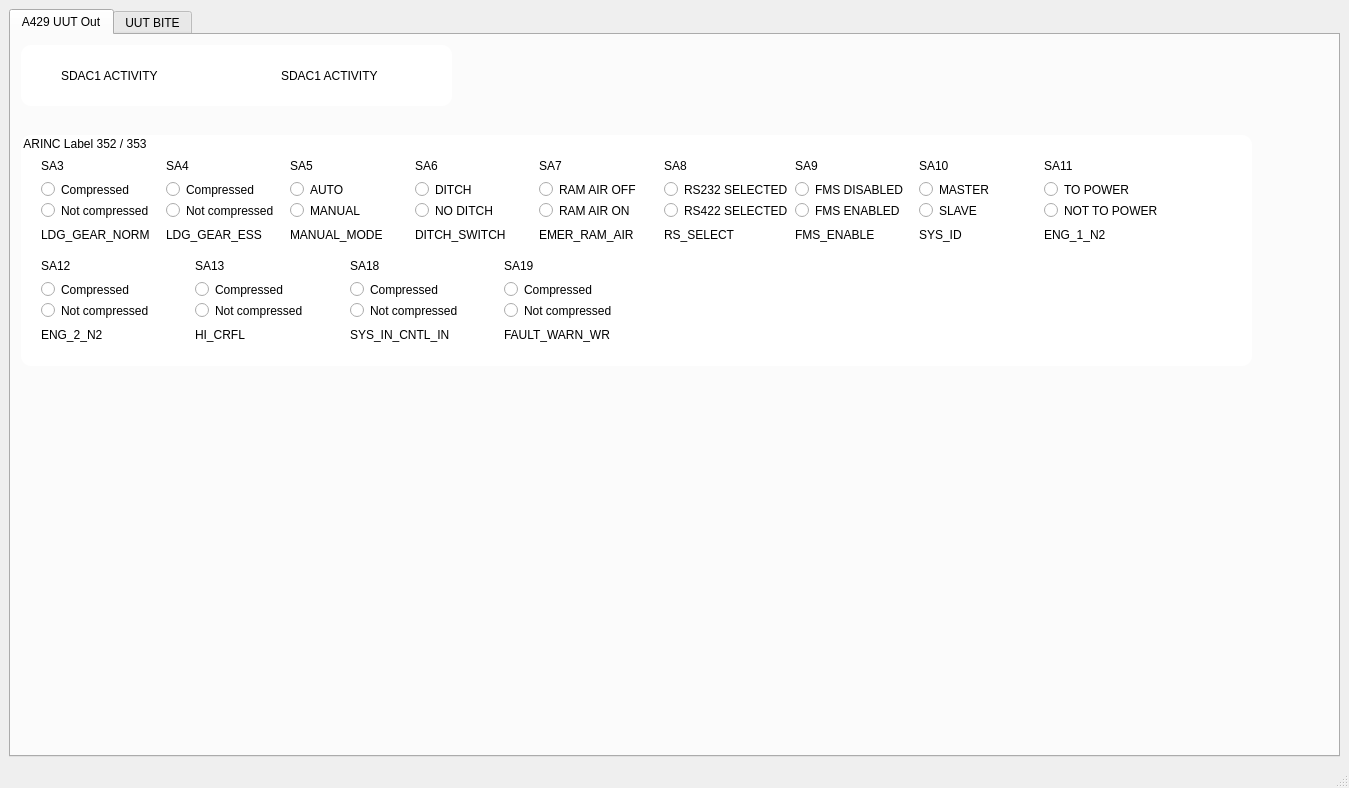
<?xml version="1.0" encoding="UTF-8"?>
<ui version="4.0">
 <class>MainWindow</class>
 <widget class="QMainWindow" name="MainWindow">
  <property name="geometry">
   <rect>
    <x>0</x>
    <y>0</y>
    <width>1349</width>
    <height>788</height>
   </rect>
  </property>
  <property name="maximumSize">
   <size>
    <width>16777215</width>
    <height>16777215</height>
   </size>
  </property>
  <property name="baseSize">
   <size>
    <width>1920</width>
    <height>1080</height>
   </size>
  </property>
  <property name="windowTitle">
   <string>MainWindow</string>
  </property>
  <widget class="QWidget" name="centralwidget">
   <layout class="QGridLayout" name="gridLayout">
    <item row="0" column="0">
     <widget class="QTabWidget" name="tabWidget">
      <property name="minimumSize">
       <size>
        <width>0</width>
        <height>0</height>
       </size>
      </property>
      <property name="currentIndex">
       <number>0</number>
      </property>
      <widget class="QWidget" name="tab">
       <attribute name="title">
        <string>A429 UUT Out</string>
       </attribute>
       <widget class="QFrame" name="SDAC_Frame">
        <property name="geometry">
         <rect>
          <x>10</x>
          <y>10</y>
          <width>431</width>
          <height>61</height>
         </rect>
        </property>
        <property name="styleSheet">
         <string notr="true">background-color: rgb(255, 255, 255);
font: 75 10pt &quot;Leelawadee UI&quot;;
border-radius: 10px;</string>
        </property>
        <property name="frameShape">
         <enum>QFrame::StyledPanel</enum>
        </property>
        <property name="frameShadow">
         <enum>QFrame::Raised</enum>
        </property>
        <widget class="QWidget" name="layoutWidget">
         <property name="geometry">
          <rect>
           <x>260</x>
           <y>10</y>
           <width>151</width>
           <height>41</height>
          </rect>
         </property>
         <layout class="QHBoxLayout" name="horizontalLayout_2">
          <item>
           <widget class="QLabel" name="label_2">
            <property name="text">
             <string>SDAC1 ACTIVITY</string>
            </property>
           </widget>
          </item>
          <item>
           <widget class="QWidget" name="widget_2" native="true"/>
          </item>
         </layout>
        </widget>
        <widget class="QWidget" name="">
         <property name="geometry">
          <rect>
           <x>40</x>
           <y>10</y>
           <width>151</width>
           <height>41</height>
          </rect>
         </property>
         <layout class="QHBoxLayout" name="horizontalLayout">
          <item>
           <widget class="QLabel" name="label">
            <property name="text">
             <string>SDAC1 ACTIVITY</string>
            </property>
           </widget>
          </item>
          <item>
           <widget class="QWidget" name="widget" native="true"/>
          </item>
         </layout>
        </widget>
       </widget>
       <widget class="QGroupBox" name="groupBox">
        <property name="geometry">
         <rect>
          <x>10</x>
          <y>100</y>
          <width>1231</width>
          <height>231</height>
         </rect>
        </property>
        <property name="styleSheet">
         <string notr="true">background-color: rgb(255, 255, 255);
font: 75 10pt &quot;Leelawadee UI&quot;;
border-radius: 10px;</string>
        </property>
        <property name="title">
         <string>ARINC Label 352 / 353</string>
        </property>
        <widget class="QWidget" name="layoutWidget_10">
         <property name="geometry">
          <rect>
           <x>20</x>
           <y>120</y>
           <width>611</width>
           <height>90</height>
          </rect>
         </property>
         <layout class="QGridLayout" name="gridLayout_12">
          <item row="0" column="1">
           <layout class="QGridLayout" name="gridLayout_18">
            <item row="1" column="0">
             <widget class="QRadioButton" name="radioButton_29">
              <property name="text">
               <string>Compressed</string>
              </property>
             </widget>
            </item>
            <item row="0" column="0">
             <widget class="QLabel" name="label_17">
              <property name="text">
               <string>SA13</string>
              </property>
             </widget>
            </item>
            <item row="2" column="0">
             <widget class="QRadioButton" name="radioButton_30">
              <property name="text">
               <string>Not compressed</string>
              </property>
             </widget>
            </item>
            <item row="3" column="0">
             <widget class="QLabel" name="label_35">
              <property name="text">
               <string>HI_CRFL</string>
              </property>
             </widget>
            </item>
           </layout>
          </item>
          <item row="0" column="3">
           <layout class="QGridLayout" name="gridLayout_20">
            <item row="2" column="0">
             <widget class="QRadioButton" name="radioButton_34">
              <property name="text">
               <string>Not compressed</string>
              </property>
             </widget>
            </item>
            <item row="0" column="0">
             <widget class="QLabel" name="label_19">
              <property name="text">
               <string>SA19</string>
              </property>
             </widget>
            </item>
            <item row="1" column="0">
             <widget class="QRadioButton" name="radioButton_33">
              <property name="text">
               <string>Compressed</string>
              </property>
             </widget>
            </item>
            <item row="3" column="0">
             <widget class="QLabel" name="label_37">
              <property name="text">
               <string>FAULT_WARN_WR</string>
              </property>
             </widget>
            </item>
           </layout>
          </item>
          <item row="0" column="2">
           <layout class="QGridLayout" name="gridLayout_19">
            <item row="2" column="0">
             <widget class="QRadioButton" name="radioButton_32">
              <property name="text">
               <string>Not compressed</string>
              </property>
             </widget>
            </item>
            <item row="0" column="0">
             <widget class="QLabel" name="label_18">
              <property name="text">
               <string>SA18</string>
              </property>
             </widget>
            </item>
            <item row="1" column="0">
             <widget class="QRadioButton" name="radioButton_31">
              <property name="text">
               <string>Compressed</string>
              </property>
             </widget>
            </item>
            <item row="3" column="0">
             <widget class="QLabel" name="label_36">
              <property name="text">
               <string>SYS_IN_CNTL_IN</string>
              </property>
             </widget>
            </item>
           </layout>
          </item>
          <item row="0" column="0">
           <layout class="QGridLayout" name="gridLayout_17">
            <item row="1" column="0">
             <widget class="QRadioButton" name="radioButton_27">
              <property name="text">
               <string>Compressed</string>
              </property>
             </widget>
            </item>
            <item row="0" column="0">
             <widget class="QLabel" name="label_16">
              <property name="text">
               <string>SA12</string>
              </property>
             </widget>
            </item>
            <item row="2" column="0">
             <widget class="QRadioButton" name="radioButton_28">
              <property name="text">
               <string>Not compressed</string>
              </property>
             </widget>
            </item>
            <item row="3" column="0">
             <widget class="QLabel" name="label_34">
              <property name="text">
               <string>ENG_2_N2</string>
              </property>
             </widget>
            </item>
           </layout>
          </item>
         </layout>
        </widget>
        <widget class="QWidget" name="">
         <property name="geometry">
          <rect>
           <x>20</x>
           <y>20</y>
           <width>1121</width>
           <height>90</height>
          </rect>
         </property>
         <layout class="QGridLayout" name="gridLayout_11">
          <item row="0" column="0">
           <layout class="QGridLayout" name="gridLayout_2">
            <item row="1" column="0">
             <widget class="QRadioButton" name="radioButton">
              <property name="text">
               <string>Compressed</string>
              </property>
             </widget>
            </item>
            <item row="2" column="0">
             <widget class="QRadioButton" name="radioButton_2">
              <property name="text">
               <string>Not compressed</string>
              </property>
             </widget>
            </item>
            <item row="0" column="0">
             <widget class="QLabel" name="label_3">
              <property name="text">
               <string>SA3</string>
              </property>
             </widget>
            </item>
            <item row="3" column="0">
             <widget class="QLabel" name="label_25">
              <property name="text">
               <string>LDG_GEAR_NORM</string>
              </property>
             </widget>
            </item>
           </layout>
          </item>
          <item row="0" column="1">
           <layout class="QGridLayout" name="gridLayout_3">
            <item row="2" column="0">
             <widget class="QRadioButton" name="radioButton_4">
              <property name="text">
               <string>Not compressed</string>
              </property>
             </widget>
            </item>
            <item row="0" column="0">
             <widget class="QLabel" name="label_4">
              <property name="text">
               <string>SA4</string>
              </property>
             </widget>
            </item>
            <item row="1" column="0">
             <widget class="QRadioButton" name="radioButton_3">
              <property name="text">
               <string>Compressed</string>
              </property>
             </widget>
            </item>
            <item row="3" column="0">
             <widget class="QLabel" name="label_26">
              <property name="text">
               <string>LDG_GEAR_ESS</string>
              </property>
             </widget>
            </item>
           </layout>
          </item>
          <item row="0" column="2">
           <layout class="QGridLayout" name="gridLayout_4">
            <item row="0" column="0">
             <widget class="QLabel" name="label_5">
              <property name="text">
               <string>SA5</string>
              </property>
             </widget>
            </item>
            <item row="2" column="0">
             <widget class="QRadioButton" name="radioButton_6">
              <property name="text">
               <string>MANUAL</string>
              </property>
             </widget>
            </item>
            <item row="1" column="0">
             <widget class="QRadioButton" name="radioButton_5">
              <property name="text">
               <string>AUTO</string>
              </property>
             </widget>
            </item>
            <item row="3" column="0">
             <widget class="QLabel" name="label_27">
              <property name="text">
               <string>MANUAL_MODE</string>
              </property>
             </widget>
            </item>
           </layout>
          </item>
          <item row="0" column="3">
           <layout class="QGridLayout" name="gridLayout_5">
            <item row="0" column="0">
             <widget class="QLabel" name="label_6">
              <property name="text">
               <string>SA6</string>
              </property>
             </widget>
            </item>
            <item row="1" column="0">
             <widget class="QRadioButton" name="radioButton_7">
              <property name="text">
               <string>DITCH</string>
              </property>
             </widget>
            </item>
            <item row="2" column="0">
             <widget class="QRadioButton" name="radioButton_8">
              <property name="text">
               <string>NO DITCH</string>
              </property>
             </widget>
            </item>
            <item row="3" column="0">
             <widget class="QLabel" name="label_28">
              <property name="text">
               <string>DITCH_SWITCH</string>
              </property>
             </widget>
            </item>
           </layout>
          </item>
          <item row="0" column="4">
           <layout class="QGridLayout" name="gridLayout_6">
            <item row="2" column="0">
             <widget class="QRadioButton" name="radioButton_10">
              <property name="text">
               <string>RAM AIR ON</string>
              </property>
             </widget>
            </item>
            <item row="1" column="0">
             <widget class="QRadioButton" name="radioButton_9">
              <property name="text">
               <string>RAM AIR OFF</string>
              </property>
             </widget>
            </item>
            <item row="0" column="0">
             <widget class="QLabel" name="label_7">
              <property name="text">
               <string>SA7</string>
              </property>
             </widget>
            </item>
            <item row="3" column="0">
             <widget class="QLabel" name="label_29">
              <property name="text">
               <string>EMER_RAM_AIR</string>
              </property>
             </widget>
            </item>
           </layout>
          </item>
          <item row="0" column="5">
           <layout class="QGridLayout" name="gridLayout_7">
            <item row="2" column="0">
             <widget class="QRadioButton" name="radioButton_12">
              <property name="text">
               <string>RS422 SELECTED</string>
              </property>
             </widget>
            </item>
            <item row="0" column="0">
             <widget class="QLabel" name="label_8">
              <property name="text">
               <string>SA8</string>
              </property>
             </widget>
            </item>
            <item row="1" column="0">
             <widget class="QRadioButton" name="radioButton_11">
              <property name="text">
               <string>RS232 SELECTED</string>
              </property>
             </widget>
            </item>
            <item row="3" column="0">
             <widget class="QLabel" name="label_30">
              <property name="text">
               <string>RS_SELECT</string>
              </property>
             </widget>
            </item>
           </layout>
          </item>
          <item row="0" column="6">
           <layout class="QGridLayout" name="gridLayout_8">
            <item row="1" column="0">
             <widget class="QRadioButton" name="radioButton_13">
              <property name="text">
               <string>FMS DISABLED</string>
              </property>
             </widget>
            </item>
            <item row="2" column="0">
             <widget class="QRadioButton" name="radioButton_14">
              <property name="text">
               <string>FMS ENABLED</string>
              </property>
             </widget>
            </item>
            <item row="0" column="0">
             <widget class="QLabel" name="label_9">
              <property name="text">
               <string>SA9</string>
              </property>
             </widget>
            </item>
            <item row="3" column="0">
             <widget class="QLabel" name="label_31">
              <property name="text">
               <string>FMS_ENABLE</string>
              </property>
             </widget>
            </item>
           </layout>
          </item>
          <item row="0" column="7">
           <layout class="QGridLayout" name="gridLayout_9">
            <item row="2" column="0">
             <widget class="QRadioButton" name="radioButton_16">
              <property name="text">
               <string>SLAVE</string>
              </property>
             </widget>
            </item>
            <item row="1" column="0">
             <widget class="QRadioButton" name="radioButton_15">
              <property name="text">
               <string>MASTER</string>
              </property>
             </widget>
            </item>
            <item row="0" column="0">
             <widget class="QLabel" name="label_10">
              <property name="text">
               <string>SA10</string>
              </property>
             </widget>
            </item>
            <item row="3" column="0">
             <widget class="QLabel" name="label_32">
              <property name="text">
               <string>SYS_ID</string>
              </property>
             </widget>
            </item>
           </layout>
          </item>
          <item row="0" column="8">
           <layout class="QGridLayout" name="gridLayout_10">
            <item row="1" column="0">
             <widget class="QRadioButton" name="radioButton_17">
              <property name="text">
               <string>TO POWER</string>
              </property>
             </widget>
            </item>
            <item row="0" column="0">
             <widget class="QLabel" name="label_11">
              <property name="text">
               <string>SA11</string>
              </property>
             </widget>
            </item>
            <item row="2" column="0">
             <widget class="QRadioButton" name="radioButton_18">
              <property name="text">
               <string>NOT TO POWER</string>
              </property>
             </widget>
            </item>
            <item row="3" column="0">
             <widget class="QLabel" name="label_33">
              <property name="text">
               <string>ENG_1_N2</string>
              </property>
             </widget>
            </item>
           </layout>
          </item>
         </layout>
        </widget>
       </widget>
      </widget>
      <widget class="QWidget" name="tab_2">
       <attribute name="title">
        <string>UUT BITE</string>
       </attribute>
      </widget>
     </widget>
    </item>
   </layout>
  </widget>
  <widget class="QMenuBar" name="menubar">
   <property name="geometry">
    <rect>
     <x>0</x>
     <y>0</y>
     <width>1349</width>
     <height>21</height>
    </rect>
   </property>
  </widget>
  <widget class="QStatusBar" name="statusbar"/>
 </widget>
 <resources/>
 <connections/>
</ui>
